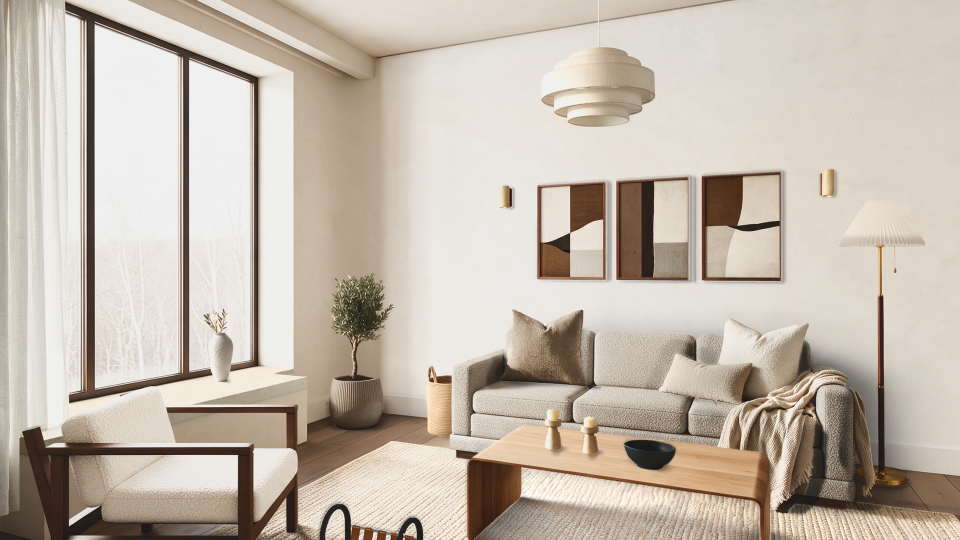
#> input picture assets/renders/living-room/warm-modern/phase2-2026-11-10/default-frame-basket-set-A.png, 1920 x 1080 px, given in place of default-frame-m0w.png, which was not available (shown at 1/2 size)
$ python sheet16.py
#> lines starting #> are read from the running program, lines starting #| are printed output that depends on the picture
import sys, os; sys.path.insert(0, os.path.dirname(os.path.abspath(__file__)))
from common16 import *
from PIL import ImageDraw, ImageFont
REPO = "/home/user/homedesign-app"
FB = [77.4853, 43.4279, 2642.5147, 1486.5721]
def fnt(s):
    try:
        return ImageFont.truetype("/usr/share/fonts/truetype/dejavu/DejaVuSans.ttf", s)
    except OSError:
        return ImageFont.load_default()
def fv(p, fb=FB):
    im = Image.open(p).convert("RGB")
    if im.size == (1920, 1080):
        return im
    return im.crop(tuple(int(round(v)) for v in fb)).resize((1920, 1080), Image.BICUBIC)
tiles = [("M0-W  default frame (the reference)", f"{R}/living-room/warm-modern/fb13-2026-11-25/default-frame-m0w.png", None),
         ("M0-W  hero H-W", f"{R}/living-room/warm-modern/fb13-2026-11-25/hero-HW.png", None),
         ("D0  as approved (not touched)", f"{R}/hall/warm-modern/door-2026-11-16/d0.png", None)]
for k in ["HT2", "HDx2", "D1", "D2", "W0", "K-boy", "K-girl", "MB0", "MB1", "B1", "B2"]:
    fc = F.ROOMS[k]; p = os.path.join(R, fc["out_dir"], fc["out_name"] + "-fb16-frame.png")
    cp = os.path.join(R, fc["out_dir"], fc["out_name"] + "-fb16-checks.json")
    lab_ = ""
    if os.path.exists(cp):
        c = json.load(open(cp)); a = c["after"]
        lab_ = f"plaster L {a['plaster'][0]:.1f} b* {a['plaster'][2]:.1f} | black {a['black_p05']:.1f}"
    tiles.append((f"{k}  fb16", p if os.path.exists(p) else None, lab_))
tw, th, cols, pad, lh = 1280, 720, 4, 16, 44
rows = (len(tiles) + cols - 1) // cols
S = Image.new("RGB", (cols * (tw + pad) + pad, 90 + rows * (th + lh + pad) + pad), (245, 243, 240))
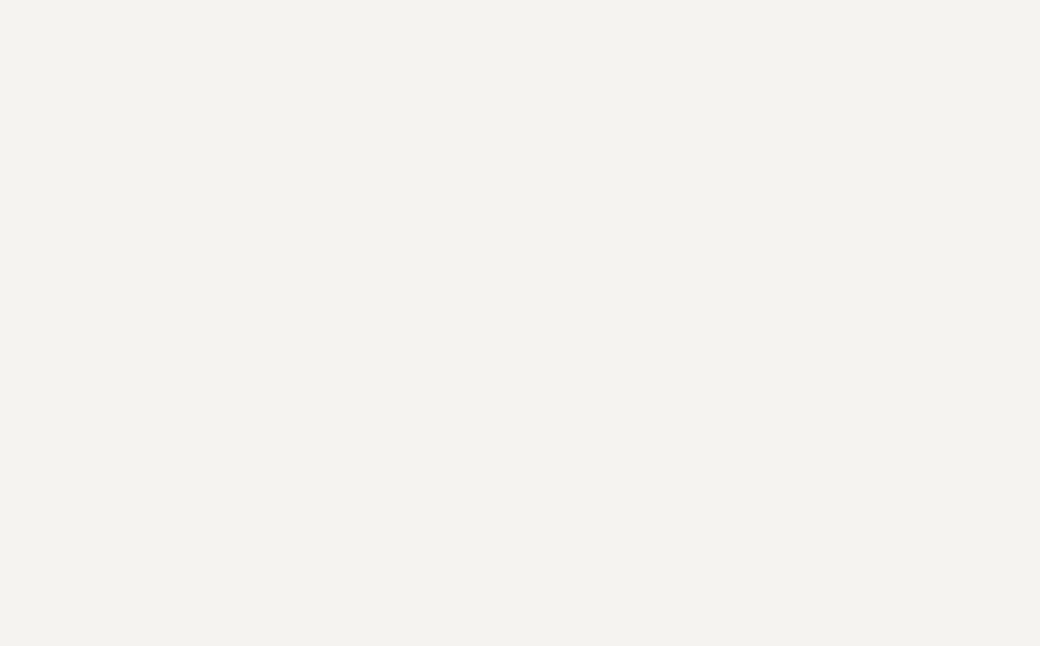
#> S: PIL image 5200x3226 RGB (shown at 1/5 size); mean R, G, B 245, 243, 240
d = ImageDraw.Draw(S)
d.text((pad, 22), "FB16, the house at 15:40: every warm-modern frame at x1 (1280 x 720 of the 1920 frame). Not QA'd, HD_PUBLIC=0. render-agent 2026-11-26", fill=(30, 30, 30), font=fnt(34))
for i, (name, p, lab_) in enumerate(tiles):
    x = pad + (i % cols) * (tw + pad); y = 90 + (i // cols) * (th + lh + pad)
    if p:
        S.paste(fv(p).resize((tw, th), Image.LANCZOS), (x, y + lh))
#> in fv, im is the input picture: PIL image 1920x1080 RGB; mean R, G, B 196.1, 185.3, 173.3
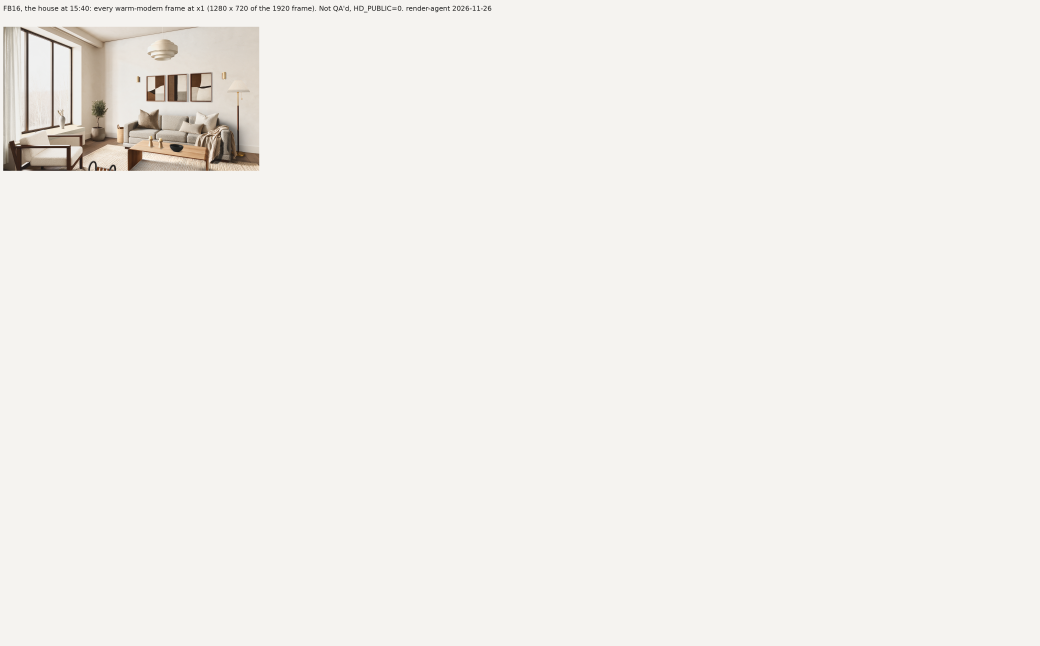
#> S: PIL image 5200x3226 RGB (shown at 1/5 size); mean R, G, B 242.1, 239.6, 236.1
    d.text((x, y + 6), name + ("   " + lab_ if lab_ else ""), fill=(30, 30, 30), font=fnt(26))
#> pass 2 of the loop `for i, (name, p, lab_) in enumerate(tiles):`:
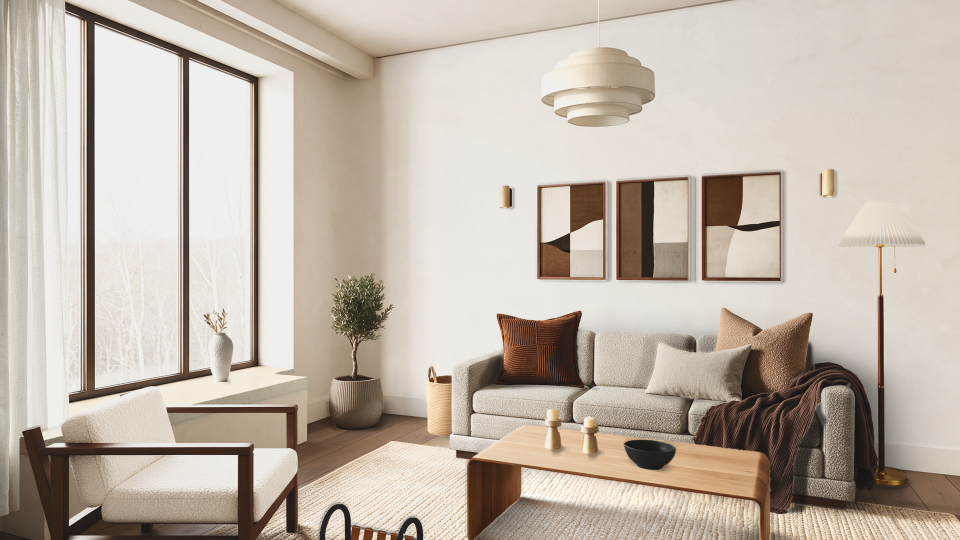
#> input picture assets/renders/living-room/warm-modern/phase2-2026-11-10/default-frame-basket-set-C.png, 1920 x 1080 px, given in place of hero-HW.png, which was not available (shown at 1/2 size)
#> in fv, im is the input picture: PIL image 1920x1080 RGB; mean R, G, B 193, 182, 170.1
#> `S.paste(fv(p).resize((tw, th), Image.LANCZOS), (x, y + lh))`:
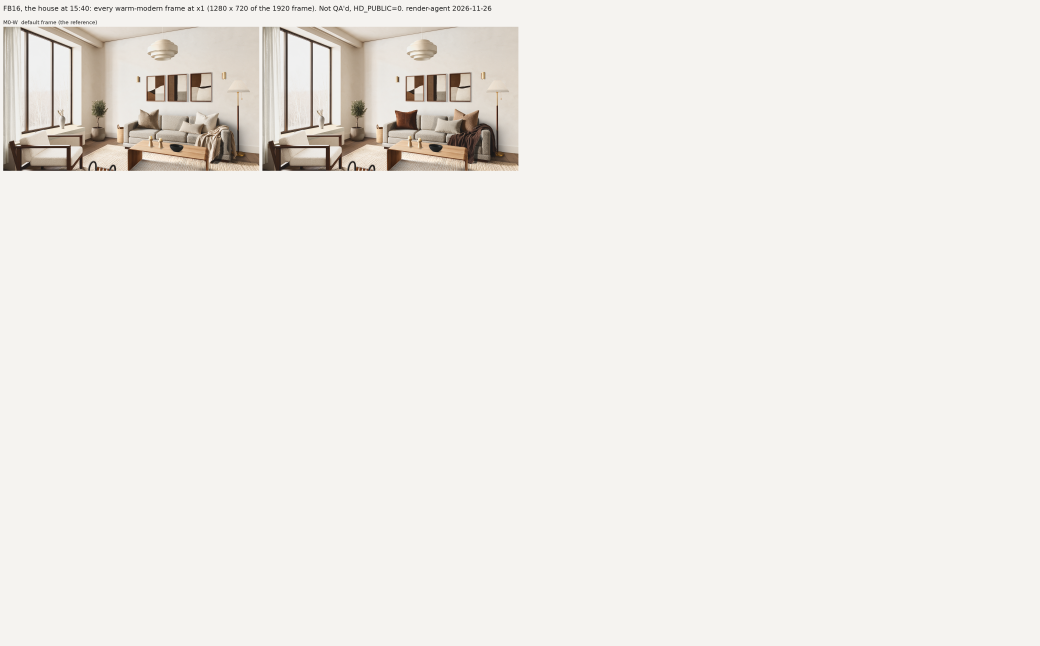
#> S: PIL image 5200x3226 RGB (shown at 1/5 size); mean R, G, B 239.2, 236.2, 232.3
out = f"{REPO}/assets/renders/house-light-fb16.jpg"
S.save(out, quality=86, optimize=True)
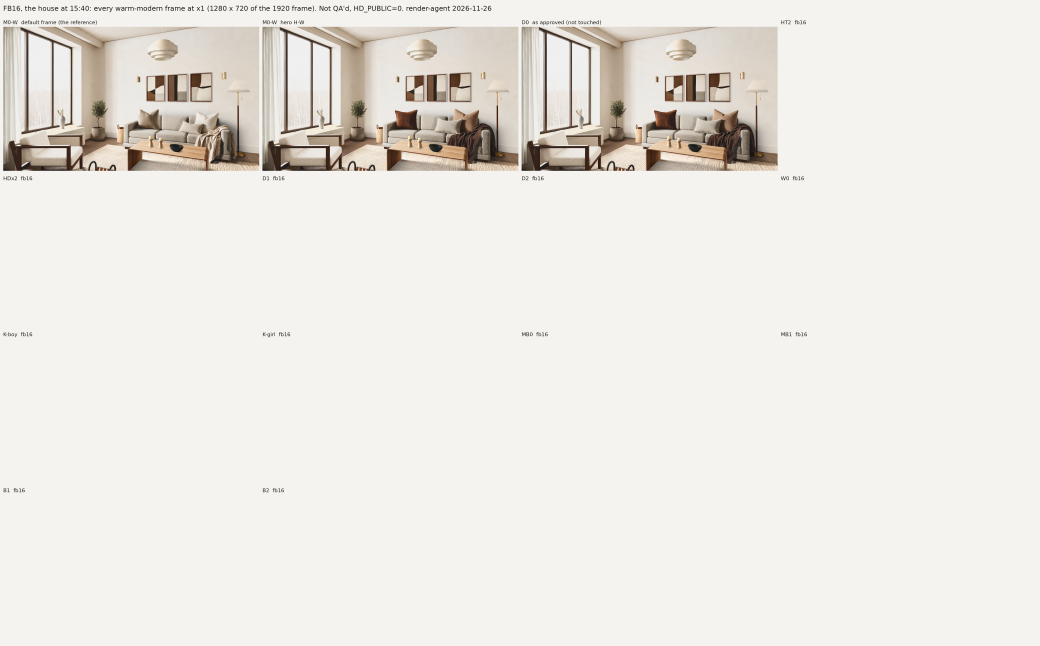
#> saved as house-light-fb16.jpg: PIL image 5200x3226 RGB (shown at 1/5 size); mean R, G, B 236.2, 232.8, 228.3
print(out, S.size, os.path.getsize(out))
#| /home/user/homedesign-app/assets/renders/house-light-fb16.jpg (5200, 3226) 645875
